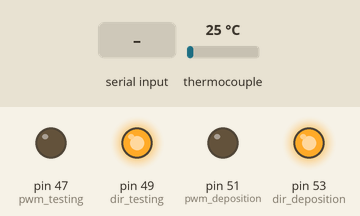
Bench run of a sketch on a simulated Arduino Mega 2560, built with avr-gcc and run on an emulated ATmega2560. On the bench: output pins drawn as LEDs (lit = HIGH). The test bench sets the inputs (shaded band); at power-on: thermocouple 25 °C. What the sketch prints to the serial monitor is not drawn.

Above: at 1.2 s.
1.3 s: "90 45 200\n" received over Serial
At 4.8 s:
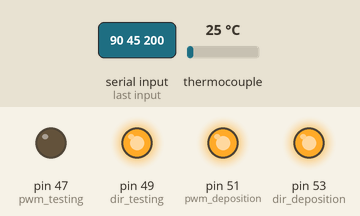
5.5 s: thermocouple set to 41 °C
9.2 s: thermocouple set to 48 °C
At 10.4 s:
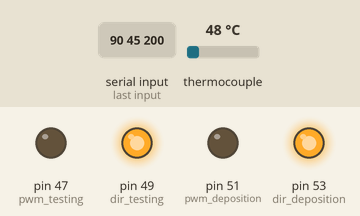
11.5 s: thermocouple set to 85 °C
13.2 s: thermocouple set to 92 °C
At 15.2 s:
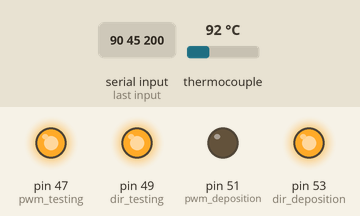
15.5 s: "30 150 10\n" received over Serial
At 18.7 s:
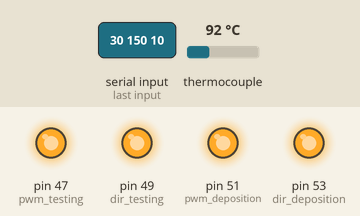
Timing chart, 0 to 20.2 s (numbered marks = the images above; inputs shaded):
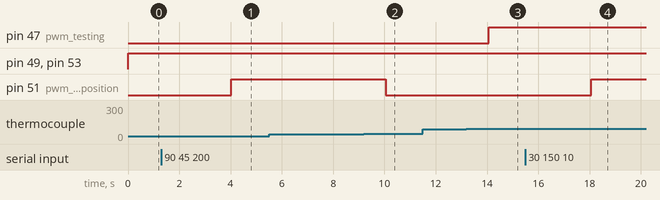

The sketch:

PID_temperature_regulation_testing_both_holder.ino
```cpp
//void setup() {
  // put your setup code here, to run once:

//}

#include <SD.h>
#include <Adafruit_MAX31865.h>
File dataFile;

//including the pins for the peletier element
const int pwm_deposition = 51; // pin 10 as pwm
const int dir_deposition = 53;  // pin 9 as dir
const int pwm_testing = 47;
const int dir_testing = 49;


float safety_shutdown = 0;
//PID constants
////////////////////////////////////////////////////////// kp was 90 kd was 80  new kp was 150 TRY 50 Try 90
//kd from 120 try at 200
//ki from 30 to 50  (90 too high)
int kp = 100;   int ki = 270;   int kd = 0; //200;

//////////////////////////////////////////////////////////
int PID_p_dep = 0;    int PID_i_dep = 0;
int PID_p_test = 0;    int PID_i_test = 0;

float set_temperature_test = 0;
float set_temperature_dep = 0;

float temperature_read_dep = 0.0;
float temperature_read_test = 0.0;
float PID_error_dep = 0;
float PID_error_test = 0;

float previous_error_dep = 0;
float previous_error_test = 0;

float PID_value_dep = 0;
float PID_value_test = 0;

 int num_sensors_func(){
  int num_sensors = 4;
  return num_sensors;
 }

#define RREF 430
// The 'nominal' 0-degrees-C resistance of the sensor
// 100.0 for PT100, 1000.0 for PT1000 wassss 100
#define RNOMINAL 100.0
// The input channels used in descending order (Channel 1 is digital input 10, channel 2 is digital input 9 etc.)
Adafruit_MAX31865 depTemp = Adafruit_MAX31865(10, 11, 12, 13); // Deposition temperature //the pins correspond to (Cs, DI, DO, CLK)
Adafruit_MAX31865 cuDepTemp = Adafruit_MAX31865(9, 11, 12, 13);
Adafruit_MAX31865 tstTemp = Adafruit_MAX31865(8, 11, 12, 13);
Adafruit_MAX31865 cuTstTemp = Adafruit_MAX31865(7, 11, 12, 13);


void setup() {
int num_sensors;
//for the PID


num_sensors = num_sensors_func();
Serial.begin(115200); // There is another number for this in the peletier code
//this is for the peletier output
  pinMode(pwm_deposition,OUTPUT); //declare pin pwm as OUTPUT
  pinMode(dir_deposition,OUTPUT); //declare pin dir as OUTPUT
  pinMode(pwm_testing, OUTPUT);
  pinMode(dir_testing, OUTPUT);

  if (num_sensors >= 1){
  tstTemp.begin(MAX31865_2WIRE); // set to 2WIRE or 4WIRE as necessary
  }
  if (num_sensors >= 2){
  cuDepTemp.begin(MAX31865_4WIRE); // set to 2WIRE or 4WIRE as necessary
  }
  if (num_sensors >= 3){
  depTemp.begin(MAX31865_4WIRE); // set to 2WIRE or 4WIRE as necessary
  }
  if (num_sensors >= 4){
  cuTstTemp.begin(MAX31865_4WIRE); // set to 2WIRE or 4WIRE as necessary
}

}


String heating_holder = "";

void loop() {

  int num_sensors;
  int temp_time = 0;
  double temp_dep = 0;
  double temp_test = 0;
  unsigned long current_time = millis() / 1000;
  int count = 2;

  // Initialize timespan_total


if (Serial.available() > 0) {
  previous_error_dep = 0;
  PID_error_dep = 0;
  String inputString = Serial.readString();

  String* cmdArr = splitString(inputString, count);

  // Split the command into (Alkaline/deposition) and then testing

  //heating_holder = cmdArr[0];
  temp_dep = cmdArr[1].toFloat();

  temp_test = cmdArr[3].toFloat();

  set_temperature_test = temp_test; // temp_test
  set_temperature_dep = temp_dep; //
  Serial.println("Temp Set");
  delay(1000);
    // Read and discard the newline character
  while (Serial.available() > 0 && Serial.read() != '\n') {}

  }

  num_sensors = num_sensors_func();
    if (num_sensors >= 1){
    Serial.print("Test electrolyte T: "); Serial.print(tstTemp.temperature(RNOMINAL, RREF));
    }
    if (num_sensors >= 2){
    Serial.print("Copper chamber testing T: "); Serial.print(cuTstTemp.temperature(RNOMINAL, RREF));
    }
    if (num_sensors >= 3){
    Serial.print("Deposition electrolyte T: "); Serial.print(depTemp.temperature(RNOMINAL, RREF));
    }
    if (num_sensors >= 4){
    Serial.print("Copper chamber deposition T: "); Serial.print(cuDepTemp.temperature(RNOMINAL, RREF));
    }

      digitalWrite(dir_testing, HIGH);
      digitalWrite(dir_deposition,HIGH);

      temperature_read_dep = cuDepTemp.temperature(RNOMINAL, RREF); //+ safety_shutdown; // Temperature read of the alkaline testing holder

      // In future production, the temperature read should just be the temperature inside the deposition chamber
      temperature_read_test = cuTstTemp.temperature(RNOMINAL, RREF); // + safety_shutdown; Temoerature read should be switched to the correct one of course


      // Constant bias error correction from Python:
      float bias_dep = 0.016 * set_temperature_dep - 0.462;
      PID_error_dep = set_temperature_dep + (bias_dep) - temperature_read_dep;
      //Calculate the P value
      PID_p_dep = kp * PID_error_dep; //0.01*kp * PID_error;
      //Calculate the I value in a range on +-3
      PID_i_dep = 0.01*PID_i_dep + (ki * PID_error_dep);


      // Temperature set in testing chamber
      float bias_test = 0.016 * set_temperature_test - 0.462;
      PID_error_test = set_temperature_test + (bias_test) - temperature_read_test;
      //Calculate the P value
      PID_p_test = kp * PID_error_test; //0.01*kp * PID_error;
      //Calculate the I value in a range on +-3
      PID_i_test = 0.01*PID_i_test + (ki * PID_error_test);


      PID_value_dep = PID_p_dep + PID_i_dep; // we dont control using the derivative anyways
      previous_error_dep = PID_error_dep;

      PID_value_test = PID_p_test + PID_i_test + ((2.378 + 0.92 * set_temperature_test) - tstTemp.temperature(RNOMINAL, RREF)) * 10; // Added KOH temperature correction
      previous_error_test = PID_error_test;

    //We define PWM range between 0 and 255
      if(PID_value_dep < 0)
      {    PID_value_dep = 0;    }
      if(PID_value_dep > 255)
      {    PID_value_dep = 255;  }

      if(PID_value_test < 0)
      {    PID_value_test = 0;    }
      if(PID_value_test > 255)
      {    PID_value_test = 255;  }

      analogWrite(pwm_testing,PID_value_test);

      analogWrite(pwm_deposition,PID_value_dep);


    Serial.print("Heating power dep "); Serial.print(PID_value_dep);
    Serial.print("Heating power test "); Serial.print(PID_value_test);


  Serial.println();
  delay(2000);


}

String* splitString(String inputString, int& count) {
  // Count the number of spaces in the input string
  int spaceCount = 0;
  for (int i = 0; i < inputString.length(); i++) {
    if (inputString.charAt(i) == ' ') {
      spaceCount++;
    }
  }

  // Allocate memory for the array of tokens
  String* tokens = new String[spaceCount + 1]; // Add 1 for the last token
  int tokenIndex = 0;
  int startIndex = 0;

  // Loop through the characters in the input string
  for (int i = 0; i < inputString.length(); i++) {
    if (inputString.charAt(i) == ' ') {
      // Extract the substring between startIndex and i
      tokens[tokenIndex++] = inputString.substring(startIndex, i);
      startIndex = i + 1;
    }
  }

  // Extract the last token
  tokens[tokenIndex] = inputString.substring(startIndex);

  // Set the count of tokens
  count = spaceCount + 1;

  // Return the array of tokens
  return tokens;
}
```

Measured:
- the behaviour switches between 44 and 45 °C on thermocouple (found by bisection; images 1 and 2)
- the behaviour switches between 87 and 88 °C on thermocouple (found by bisection; images 2 and 3)
- after the input at 1.3 s, pin 51 (pwm_deposition): LOW → HIGH after 2.7 s
- after the input at 5.5 s, every drawn part: stays the same
- after the input at 9.2 s, pin 51 (pwm_deposition): HIGH → LOW after 0.85 s
- after the input at 11.5 s, every drawn part: stays the same
- after the input at 13.2 s, pin 47 (pwm_testing): LOW → HIGH after 0.86 s
- after the input at 15.5 s, pin 51 (pwm_deposition): LOW → HIGH after 2.6 s
